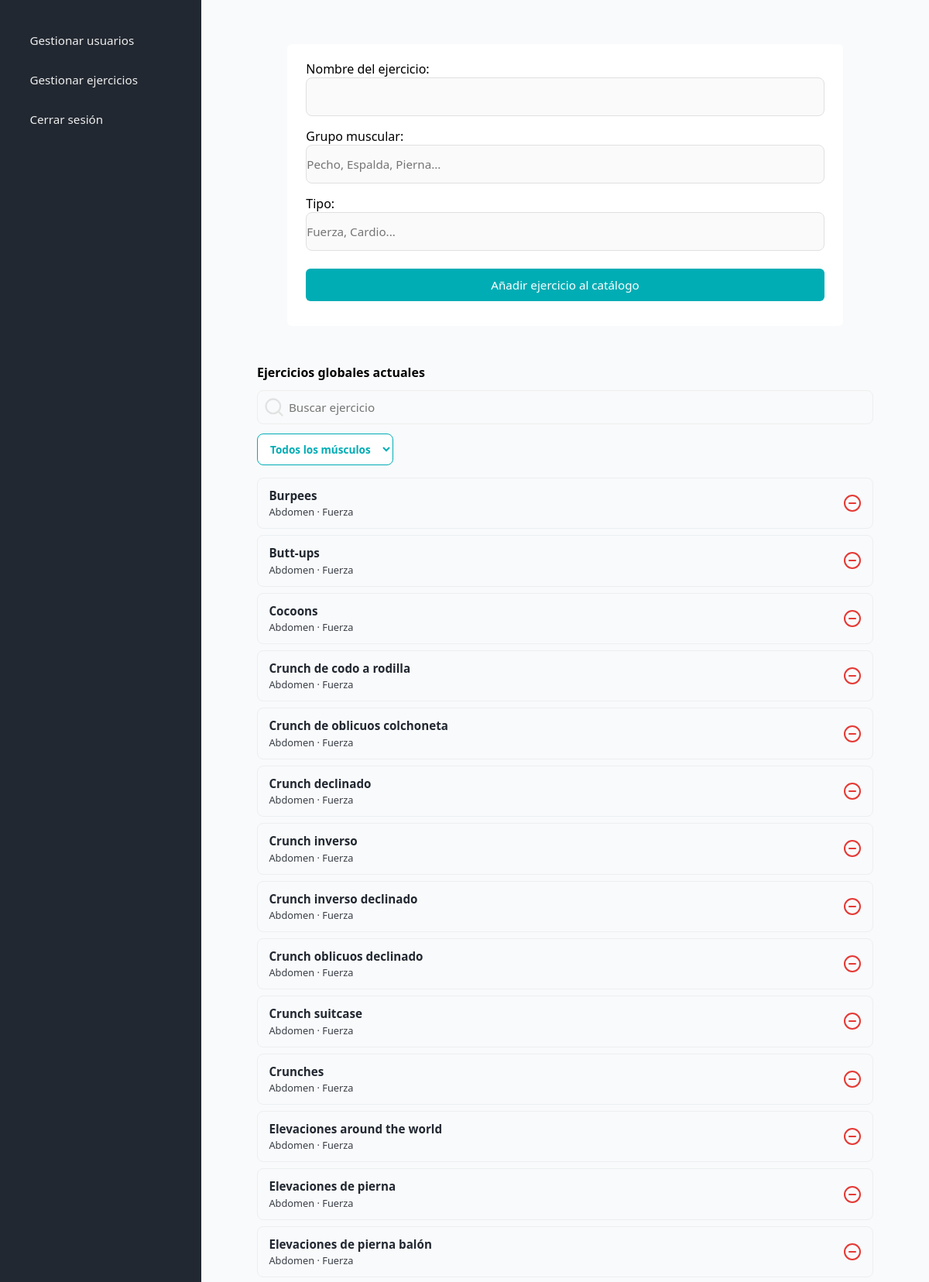
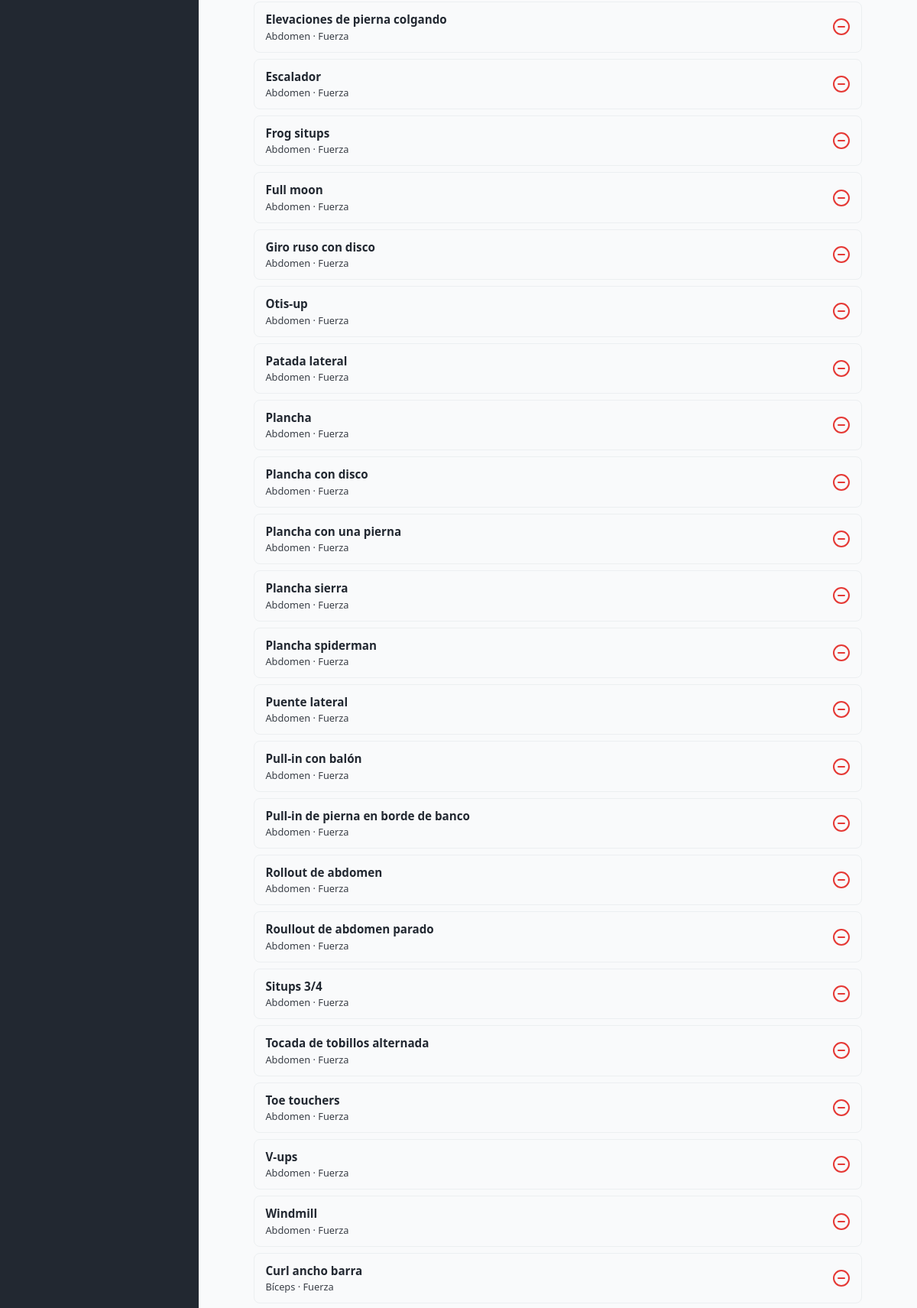
Screenshot of /index.php?controller=admin&action=gestionarEjercicios (signed in, upper part) with the database file from the repository (2 pictures, top to bottom).
### tables this page shows
CREATE TABLE `ejercicios` (
  `id` int(11) NOT NULL,
  `id_usuario` int(11) DEFAULT NULL,
  `nombre_ejercicio` varchar(100) NOT NULL,
  `grupo_muscular` varchar(50) NOT NULL,
  `tipo` varchar(30) NOT NULL
);

### controller/AdminController.php (called while the page is built, shortened)
<?php
require_once __DIR__ . '/../model/Ejercicio.php';
class AdminController{
   public function gestionarEjercicios(){
            $idAdmin   = (int)$_SESSION['id_usuario'];
            $q         = trim($_GET['q'] ?? '');
            $grupoSel  = $_GET['grupo'] ?? 'todos';
            $nombreFiltro = $q !== '' ? $q : null;
            $grupoFiltro  = ($grupoSel !== 'todos') ? $grupoSel : null;
            $ejercicios = Ejercicio::listarCatalogoFiltrado(
                $idAdmin,
                $nombreFiltro,
                $grupoFiltro
            );
            require __DIR__ . '/../view/layout.php';
        }
}

### index.php (called while the page is built, shortened)
<?php
$action         = $_GET['action']     ?? 'login';
$action         = preg_replace('/[^a-zA-Z0-9_]/', '', $action);
$controller = new $controllerClass();
$controller->$action();

### model/Ejercicio.php (called while the page is built, shortened)
<?php
class Ejercicio{
    private ?int $id = null;
    private string $nombre_ejercicio;
    private string $grupo_muscular;
    private string $tipo;
    public function __construct(
        ?int $id = null,
        ?int $id_usuario = null,
        string $nombre_ejercicio = '',
        string $grupo_muscular = '',
        string $tipo = ''
    ) {
        $this->id              = $id;
        $this->nombre_ejercicio = $nombre_ejercicio;
        $this->grupo_muscular  = $grupo_muscular;
        $this->tipo            = $tipo;
    }
    public function getId(): ?int
    {
        return $this->id;
    }
    public function getNombreEjercicio(): string
    {
        return $this->nombre_ejercicio;
    }
    public function getGrupoMuscular(): string
    {
        return $this->grupo_muscular;
    }
    public function getTipo(): string
    {
        return $this->tipo;
    }
    public static function listarCatalogoFiltrado(
        int $id_usuario,
        ?string $nombre = null,
        ?string $grupo = null
    ): array {
        $pdo = Conexion::conectar();
        $sql = "SELECT * FROM ejercicios
                WHERE (id_usuario IS NULL OR id_usuario = :id_usuario)";
        $params = ['id_usuario' => $id_usuario];
        $sql .= " ORDER BY grupo_muscular, nombre_ejercicio";
        $stmt = $pdo->prepare($sql);
        $stmt->execute($params);
        $ejercicios = [];
        while ($fila = $stmt->fetch()) {
            $ejercicios[] = new Ejercicio(
                (int)$fila['id'],
                $fila['id_usuario'] !== null ? (int)$fila['id_usuario'] : null,
                $fila['nombre_ejercicio'],
                $fila['grupo_muscular'],
                $fila['tipo']
            );
        }
        return $ejercicios;
    }
}

### view/admin/gestionarEjercicios.php (the view, shortened to what this page needs)
<form class="formulario-crear-ent"
      action="index.php?controller=admin&action=crearEjercicioGlobal"
      method="post">
    <div class="formulario-crear-ent__label-input">
        <label class="formulario-crear-ent__label">
            Nombre del ejercicio: <br>
            <input
                class="formulario-crear-ent__input"
                type="text"
                name="nombre_ejercicio"
                required
            >
        </label>
    </div>
    <div class="formulario-crear-ent__label-input">
        <label class="formulario-crear-ent__label">
            Grupo muscular: <br>
            <input
                class="formulario-crear-ent__input"
                type="text"
                name="grupo_muscular"
                placeholder="Pecho, Espalda, Pierna..."
                required
            >
        </label>
    </div>
    <div class="formulario-crear-ent__label-input">
        <label class="formulario-crear-ent__label">
            Tipo: <br>
            <input
                class="formulario-crear-ent__input"
                type="text"
                name="tipo"
                placeholder="Fuerza, Cardio..."
                required
            >
        </label>
    </div>
    <button class="formulario-crear-ent__button" type="submit">
        Añadir ejercicio al catálogo
    </button>
</form>
<section class="dashboard-entrenamientos dashboard-entrenamientos--vista-entrenamientos">
    <div class="dashboard-entrenamientos__header">
        <h2 class="dashboard-entrenamientos__titulo">
            Ejercicios globales actuales
        </h2>
    </div>
    <?php
    $qBusqueda       = $q        ?? '';
    ?>
    <form class="ejercicios__buscador" action="index.php" method="get">
        <div class="ejercicios__search-icono-input buscador-gestion-ejercicios">
            <i class="ejercicios__search-icono icono-gestion" data-lucide="search"></i>
            <input
                class="ejercicios__search-input"
                type="search"
                name="q"
                placeholder="Buscar ejercicio"
                value="<?php echo htmlspecialchars($qBusqueda); ?>"
            >
        </div>
        <div class="ejercicios__botones">
            <select
                class="ejercicios__boton ejercicios__boton--turquesa-borde"
                name="grupo"
                onchange="this.form.submit()"
            >
                <option value="todos">Todos los músculos</option>
            </select>
        </div>
    </form>
    <?php if (!empty($ejercicios)): ?>
        <ul class="dashboard-entrenamientos__lista">
            <?php foreach ($ejercicios as $e): ?>
                <li class="dashboard-entrenamientos__lista__item">
                    <div class="dashboard-entrenamientos__info">
                        <span class="dashboard-entrenamientos__nombre">
                            <?php echo htmlspecialchars($e->getNombreEjercicio()); ?>
                        </span>
                        <span class="dashboard-entrenamientos__fecha">
                            <?php echo htmlspecialchars($e->getGrupoMuscular()); ?>
                            ·
                            <?php echo htmlspecialchars($e->getTipo()); ?>
                        </span>
                    </div>
                    <a
                        class="perfil-ejercicios__boton-eliminar"
                        href="index.php?controller=admin&action=eliminarEjercicioGlobal&id=<?php echo $e->getId(); ?>"
                        onclick="return confirm('¿Seguro que quieres eliminar este ejercicio del catálogo general?');"
                    >
                        <i data-lucide="minus-circle"></i>
                    </a>
                </li>
            <?php endforeach; ?>
        </ul>
    <?php else: ?>
        <p class="dashboard-last__empty">
            No hay ejercicios en el catálogo general.
        </p>
    <?php endif; ?>
</section>

### public/css/css.css (style rules this page uses)
:root { --color-principal: #222831; --color-secundario: #393E46; --color-terciario: #00ADB5; --color-neutro: #EEEEEE; --color-acento: #EA7AF4; --negro: #000000; --primario-oscuro-100: #1B1F25; --secundario: #393E46; --secundario-claro-200: #5A5F66; --secundario-claro-150: #9e9e9e; --secundario-claro100: #eceff1; --claro: #f9fafb; --turq-700: #007E86; --turq-600: #00ADB5; --turq-400: #33C7CC; --turq-200: #66D6D9; --mag-700: #C15FC8; --mag-600: #EA7AF4; --mag-400: #F2A8F7; --mag-200: #F8CFFD; --sem-exito: #4CAF50; --sem-error: #F44336; --sem-warning: #FFC107; --sem-info: #2196F3; }
* { padding: 0; margin: 0; font-family: system-ui, -apple-system, BlinkMacSystemFont, "Segoe UI", sans-serif; box-sizing: border-box; }
a { text-decoration: none; }
.dashboard-entrenamientos { width: 100%; max-width: 960px; padding: 1.5rem 1.5rem 1.25rem; }
.dashboard-entrenamientos__header { display: flex; justify-content: space-between; align-items: center; margin-bottom: 0.75rem; }
.dashboard-entrenamientos__titulo { font-size: 1rem; font-weight: 600; color: var(--color-text-main); }
.dashboard-entrenamientos__lista { list-style: none; padding: 0; margin: 0; display: flex; flex-direction: column; gap: 0.5rem; }
.dashboard-entrenamientos__lista__item { display: flex; align-items: center; justify-content: space-between; padding: 0.75rem 0.9rem; border-radius: 8px; background-color: #f9fafb; border: 1px solid #eceff1; }
.dashboard-entrenamientos__info { display: flex; flex-direction: column; gap: 0.15rem; }
.dashboard-entrenamientos__nombre { font-size: 0.95rem; font-weight: 600; color: var(--color-principal); }
.dashboard-entrenamientos__fecha { font-size: 0.8rem; color: var(--color-secundario); }
.formulario-crear-ent { display: flex; flex-direction: column; width: 85%; max-width: 910px; background-color: #ffffff; border-radius: 6px; border: 1px solid var(--color-terciario); padding: 1.3rem 1.5rem 2rem; margin-top: 25px; gap: 15px; }
.formulario-crear-ent__input { width: 100%; height: 50px; border-radius: 8px; border: 1px solid #e0e0e0; background-color: #fafafa; font-size: 0.95rem; outline: none; }
.formulario-crear-ent__button { margin-top: 0.5rem; width: 100%; padding: 0.7rem 1rem; border-radius: 6px; border: none; background-color: var(--color-terciario); color: #ffffff; font-size: 0.95rem; font-weight: 500; cursor: pointer; }
.dashboard-entrenamientos--vista-entrenamientos { margin-top: 25px; }
.ejercicios__buscador { display: flex; flex-direction: column; gap: 0.75rem; margin-bottom: 1rem; }
.ejercicios__search-input { width: 100%; height: 44px; padding: 0 0.75rem 0 2.5rem; border-radius: 8px; border: 1px solid var(--color-neutro); background: var(--claro); font-size: 0.95rem; outline: none; }
.ejercicios__search-icono-input { display: flex; flex-direction: row; align-items: center; }
.ejercicios__search-icono { position: absolute; width: 28px; height: 28px; margin-left: 8px; color: #e2e2e2; }
.ejercicios__botones { display: flex; justify-content: space-between; }
.ejercicios__boton { align-items: center; justify-content: center; padding: 0.55rem 0.75rem; border-radius: 8px; font-size: 0.85rem; font-weight: 600; text-decoration: none; cursor: pointer; border: none; }
.ejercicios__boton--turquesa-borde { background: #ffffff; color: var(--color-terciario); border: 1px solid var(--color-terciario); }
.perfil-ejercicios__boton-eliminar { display: flex; align-items: center; justify-content: center; color: #e53935; text-decoration: none; }
.buscador-gestion-ejercicios { position: relative; }
.icono-gestion { position: absolute; }
@media (min-width: 800px) { .layout-app { margin: 0; min-height: 100vh; display: grid; grid-template-columns: 260px minmax(0, 1fr); grid-template-rows: 100vh; grid-template-areas: "sidebar main"; overflow: hidden; background-color: var(--color-principal); } }
@media (min-width: 800px) { .formulario-crear-ent { border: 0; } }

### rows the page displays
ejercicios: nombre_ejercicio "Burpees", grupo_muscular "Abdomen", tipo "Fuerza"
ejercicios: nombre_ejercicio "Butt-ups", grupo_muscular "Abdomen", tipo "Fuerza"
ejercicios: nombre_ejercicio "Cocoons", grupo_muscular "Abdomen", tipo "Fuerza"
ejercicios: nombre_ejercicio "Crunch de codo a rodilla", grupo_muscular "Abdomen", tipo "Fuerza"
ejercicios: nombre_ejercicio "Crunch de oblicuos colchoneta", grupo_muscular "Abdomen", tipo "Fuerza"
ejercicios: nombre_ejercicio "Crunch declinado", grupo_muscular "Abdomen", tipo "Fuerza"
ejercicios: nombre_ejercicio "Crunch inverso", grupo_muscular "Abdomen", tipo "Fuerza"
ejercicios: nombre_ejercicio "Crunch inverso declinado", grupo_muscular "Abdomen", tipo "Fuerza"
ejercicios: nombre_ejercicio "Crunch oblicuos declinado", grupo_muscular "Abdomen", tipo "Fuerza"
ejercicios: nombre_ejercicio "Crunch suitcase", grupo_muscular "Abdomen", tipo "Fuerza"
ejercicios: nombre_ejercicio "Crunches", grupo_muscular "Abdomen", tipo "Fuerza"
ejercicios: nombre_ejercicio "Elevaciones around the world", grupo_muscular "Abdomen", tipo "Fuerza"
ejercicios: nombre_ejercicio "Elevaciones de pierna", grupo_muscular "Abdomen", tipo "Fuerza"
ejercicios: nombre_ejercicio "Elevaciones de pierna balón", grupo_muscular "Abdomen", tipo "Fuerza"
ejercicios: nombre_ejercicio "Elevaciones de pierna colgando", grupo_muscular "Abdomen", tipo "Fuerza"
ejercicios: nombre_ejercicio "Escalador", grupo_muscular "Abdomen", tipo "Fuerza"
ejercicios: nombre_ejercicio "Frog situps", grupo_muscular "Abdomen", tipo "Fuerza"
ejercicios: nombre_ejercicio "Full moon", grupo_muscular "Abdomen", tipo "Fuerza"
ejercicios: nombre_ejercicio "Giro ruso con disco", grupo_muscular "Abdomen", tipo "Fuerza"
ejercicios: nombre_ejercicio "Otis-up", grupo_muscular "Abdomen", tipo "Fuerza"
ejercicios: nombre_ejercicio "Patada lateral", grupo_muscular "Abdomen", tipo "Fuerza"
ejercicios: nombre_ejercicio "Plancha", grupo_muscular "Abdomen", tipo "Fuerza"
ejercicios: nombre_ejercicio "Plancha con disco", grupo_muscular "Abdomen", tipo "Fuerza"
ejercicios: nombre_ejercicio "Plancha con una pierna", grupo_muscular "Abdomen", tipo "Fuerza"
ejercicios: nombre_ejercicio "Plancha sierra", grupo_muscular "Abdomen", tipo "Fuerza"
ejercicios: nombre_ejercicio "Plancha spiderman", grupo_muscular "Abdomen", tipo "Fuerza"
ejercicios: nombre_ejercicio "Puente lateral", grupo_muscular "Abdomen", tipo "Fuerza"
ejercicios: nombre_ejercicio "Pull-in con balón", grupo_muscular "Abdomen", tipo "Fuerza"
ejercicios: nombre_ejercicio "Pull-in de pierna en borde de banco", grupo_muscular "Abdomen", tipo "Fuerza"
ejercicios: nombre_ejercicio "Rollout de abdomen", grupo_muscular "Abdomen", tipo "Fuerza"
ejercicios: nombre_ejercicio "Roullout de abdomen parado", grupo_muscular "Abdomen", tipo "Fuerza"
ejercicios: nombre_ejercicio "Situps 3/4", grupo_muscular "Abdomen", tipo "Fuerza"
ejercicios: nombre_ejercicio "Tocada de tobillos alternada", grupo_muscular "Abdomen", tipo "Fuerza"
ejercicios: nombre_ejercicio "Toe touchers", grupo_muscular "Abdomen", tipo "Fuerza"
ejercicios: nombre_ejercicio "V-ups", grupo_muscular "Abdomen", tipo "Fuerza"
ejercicios: nombre_ejercicio "Windmill", grupo_muscular "Abdomen", tipo "Fuerza"
ejercicios: nombre_ejercicio "Curl ancho barra", grupo_muscular "Bíceps", tipo "Fuerza"
